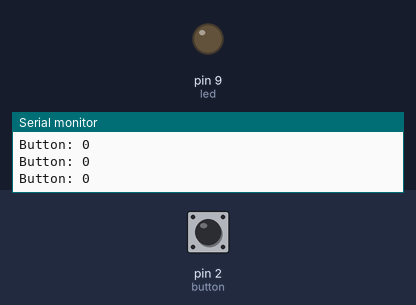
This sketch was run on a simulated Arduino Uno, built with avr-gcc and run on an emulated ATmega328P. Parts: output pins drawn as LEDs (lit = HIGH), the last lines printed to the serial monitor. Inputs (shaded band) come from the test bench; at power-on: pin 2 (button) LOW.

Above: at 1.2 s.
1.3 s: pin 2 (button) pulled HIGH for 0.15 s
At 2.52 s:
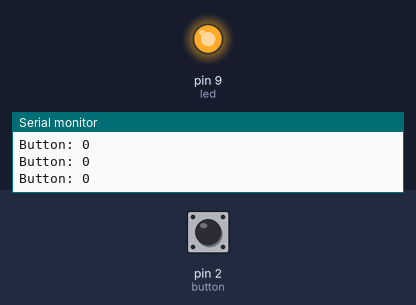
4.0 s: pin 2 (button) pulled HIGH for 1 s
At 7.5 s:
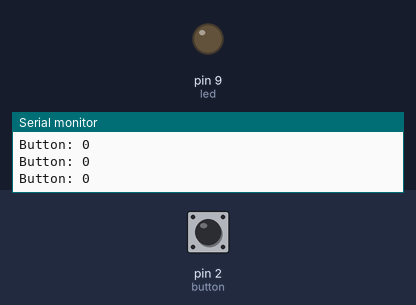
8.0 s: pin 2 (button) pulled HIGH for 3.2 s
At 10.1 s:
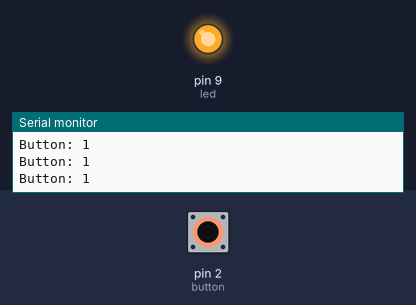
Timing chart, 0 to 13.8 s (numbered marks = the images above; inputs shaded):
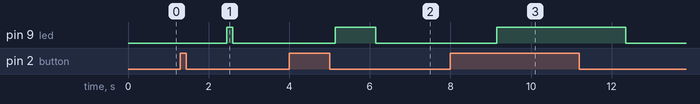

The sketch:

_5_led_button_and_1sec_delay.ino
```cpp
int led = 9;
int button = 2;
int pushes[100];
int i = 0;
bool a = false;

void setup()
{
  Serial.begin(9600);
  pinMode(led, OUTPUT);
  pinMode(button, INPUT);
}

void loop()
{
    if (a)
  {
    if(pushes[i]==0)
    {
      digitalWrite(led, LOW);
    }
    else
    {
      digitalWrite(led, HIGH);
    }
  }
  Serial.print("Button: "); Serial.println(digitalRead(button));
  pushes[i] = digitalRead(button);
  delay(10);
  i++;
  i %= 100;

  if(i == 99)
  {
    a = true;
  }
}
```

Measured:
- after the input at 1.3 s, pin 9 (led): LOW → HIGH after 1.1 s, → LOW 0.15 s later
- after the input at 4.0 s, pin 9 (led): LOW → HIGH after 1.1 s, → LOW 1.0 s later
- after the input at 8.0 s, pin 9 (led): LOW → HIGH after 1.2 s, → LOW 3.2 s later
